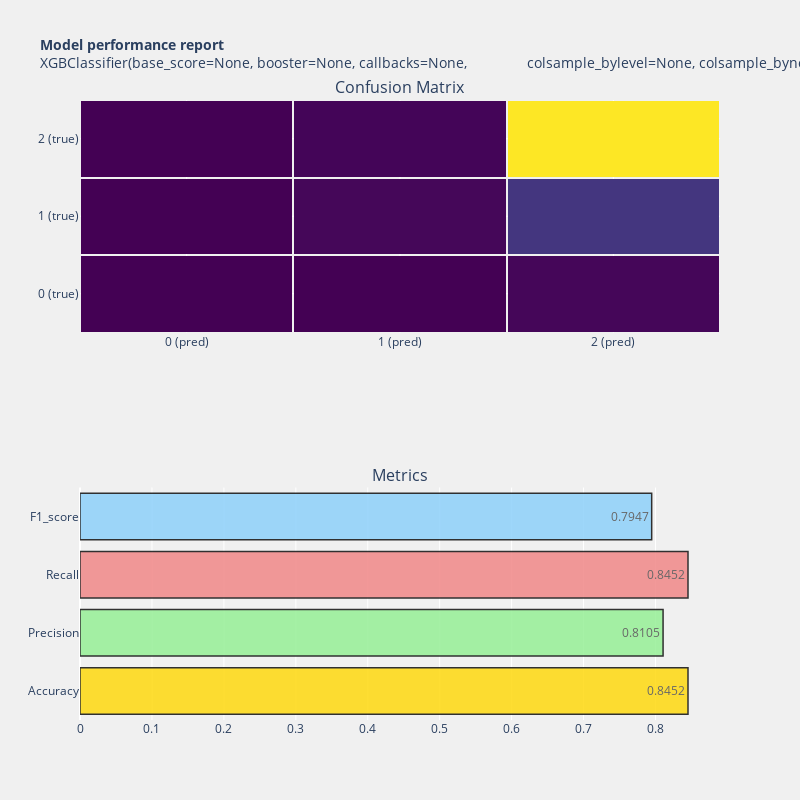

Source (notebook cell):
### Code cell
model_performance(xgb,y_test, y_pred)

### Figure 1 — Plotly figure (JSON) as saved in the notebook; plotly's stock layout.template omitted (floating-point values rounded to 4 significant figures)
{"data": [{"colorscale": [[0, "#440154"], [0.1111, "#482878"], [0.2222, "#3e4989"], [0.3333, "#31688e"], [0.4444, "#26828e"], [0.5556, "#1f9e89"], [0.6667, "#35b779"], [0.7778, "#6ece58"], [0.8889, "#b5de2b"], [1, "#fde725"]], "showscale": false, "type": "heatmap", "x": ["0 (pred)", "1 (pred)", "2 (pred)"], "xaxis": "x", "xgap": 2, "y": ["0 (true)", "1 (true)", "2 (true)"], "yaxis": "y", "ygap": 2, "z": [[3, 4, 44], [0, 51, 486], [0, 38, 3069]]}, {"marker": {"color": ["gold", "lightgreen", "lightcoral", "lightskyblue"], "line": {"color": "#000000", "width": 1.5}}, "opacity": 0.8, "orientation": "h", "text": [0.8452, 0.8105, 0.8452, 0.7947], "textposition": "auto", "type": "bar", "x": [0.8452, 0.8105, 0.8452, 0.7947], "xaxis": "x2", "y": ["Accuracy", "Precision", "Recall", "F1_score"], "yaxis": "y2"}], "layout": {"annotations": [{"font": {"size": 16}, "showarrow": false, "text": "Confusion Matrix", "x": 0.5, "xanchor": "center", "xref": "paper", "y": 1, "yanchor": "bottom", "yref": "paper"}, {"font": {"size": 16}, "showarrow": false, "text": "Metrics", "x": 0.5, "xanchor": "center", "xref": "paper", "y": 0.375, "yanchor": "bottom", "yref": "paper"}], "autosize": true, "height": 800, "paper_bgcolor": "rgba(240,240,240, 0.95)", "plot_bgcolor": "rgba(240,240,240, 0.95)", "showlegend": false, "title": {"font": {"size": 14}, "text": "<b>Model performance report</b><br>XGBClassifier(base_score=None, booster=None, callbacks=None,\n              colsample_bylevel=None, colsample_bynode=None,\n              colsample_bytree=None, early_stopping_rounds=None,\n              enable_categorical=False, eval_metric=None, feature_types=None,\n              gamma=None, gpu_id=None, grow_policy=None, importance_type=None,\n              interaction_constraints=None, learning_rate=None, max_bin=None,\n              max_cat_threshold=None, max_cat_to_onehot=None,\n              max_delta_step=None, max_depth=None, max_leaves=None,\n              min_child_weight=None, missing=nan, monotone_constraints=None,\n              n_estimators=100, n_jobs=None, num_parallel_tree=None,\n              objective='multi:softprob', predictor=None, ...)"}, "width": 800, "xaxis": {"anchor": "y", "domain": [0, 1]}, "xaxis2": {"anchor": "y2", "domain": [0, 1]}, "yaxis": {"anchor": "x", "domain": [0.625, 1]}, "yaxis2": {"anchor": "x2", "domain": [0, 0.375]}}}
